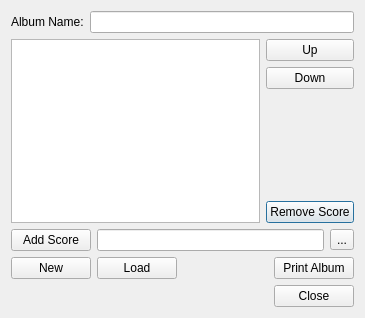
<?xml version="1.0" encoding="UTF-8"?>
<ui version="4.0">
 <class>AlbumManager</class>
 <widget class="QDialog" name="AlbumManager">
  <property name="geometry">
   <rect>
    <x>0</x>
    <y>0</y>
    <width>365</width>
    <height>318</height>
   </rect>
  </property>
  <property name="windowTitle">
   <string>MuseScore: Album Manager</string>
  </property>
  <layout class="QVBoxLayout" name="verticalLayout">
   <item>
    <layout class="QHBoxLayout" name="horizontalLayout_3">
     <property name="topMargin">
      <number>0</number>
     </property>
     <item>
      <widget class="QLabel" name="label">
       <property name="text">
        <string>Album Name:</string>
       </property>
      </widget>
     </item>
     <item>
      <widget class="QLineEdit" name="albumName">
       <property name="toolTip">
        <string>album name</string>
       </property>
      </widget>
     </item>
    </layout>
   </item>
   <item>
    <layout class="QGridLayout" name="gridLayout">
     <item row="4" column="1">
      <spacer name="verticalSpacer">
       <property name="orientation">
        <enum>Qt::Vertical</enum>
       </property>
       <property name="sizeHint" stdset="0">
        <size>
         <width>20</width>
         <height>40</height>
        </size>
       </property>
      </spacer>
     </item>
     <item row="5" column="1">
      <widget class="QPushButton" name="remove">
       <property name="toolTip">
        <string>remove current score</string>
       </property>
       <property name="text">
        <string>Remove Score</string>
       </property>
      </widget>
     </item>
     <item row="2" column="0" rowspan="4">
      <widget class="QListWidget" name="scoreList">
       <property name="toolTip">
        <string>score list</string>
       </property>
      </widget>
     </item>
     <item row="3" column="1">
      <widget class="QPushButton" name="down">
       <property name="toolTip">
        <string>move current score down in list</string>
       </property>
       <property name="text">
        <string>Down</string>
       </property>
      </widget>
     </item>
     <item row="2" column="1">
      <widget class="QPushButton" name="up">
       <property name="toolTip">
        <string>move current score up in list</string>
       </property>
       <property name="text">
        <string>Up</string>
       </property>
      </widget>
     </item>
    </layout>
   </item>
   <item>
    <layout class="QHBoxLayout" name="horizontalLayout">
     <item>
      <widget class="QPushButton" name="add">
       <property name="text">
        <string>Add Score</string>
       </property>
      </widget>
     </item>
     <item>
      <widget class="QLineEdit" name="scoreName">
       <property name="toolTip">
        <string>path to new score you want to add</string>
       </property>
      </widget>
     </item>
     <item>
      <widget class="QToolButton" name="fileDialog">
       <property name="toolTip">
        <string>open file manager</string>
       </property>
       <property name="text">
        <string>...</string>
       </property>
      </widget>
     </item>
    </layout>
   </item>
   <item>
    <layout class="QHBoxLayout" name="horizontalLayout_2">
     <property name="topMargin">
      <number>0</number>
     </property>
     <item>
      <widget class="QPushButton" name="createNew">
       <property name="toolTip">
        <string>create new album</string>
       </property>
       <property name="text">
        <string>New</string>
       </property>
      </widget>
     </item>
     <item>
      <widget class="QPushButton" name="load">
       <property name="toolTip">
        <string>load an existing album</string>
       </property>
       <property name="text">
        <string>Load</string>
       </property>
      </widget>
     </item>
     <item>
      <spacer name="horizontalSpacer">
       <property name="orientation">
        <enum>Qt::Horizontal</enum>
       </property>
       <property name="sizeHint" stdset="0">
        <size>
         <width>40</width>
         <height>20</height>
        </size>
       </property>
      </spacer>
     </item>
     <item>
      <widget class="QPushButton" name="print">
       <property name="text">
        <string>Print Album</string>
       </property>
      </widget>
     </item>
    </layout>
   </item>
   <item>
    <widget class="QDialogButtonBox" name="buttonBox">
     <property name="orientation">
      <enum>Qt::Horizontal</enum>
     </property>
     <property name="standardButtons">
      <set>QDialogButtonBox::Close</set>
     </property>
    </widget>
   </item>
  </layout>
 </widget>
 <resources/>
 <connections>
  <connection>
   <sender>buttonBox</sender>
   <signal>accepted()</signal>
   <receiver>AlbumManager</receiver>
   <slot>accept()</slot>
   <hints>
    <hint type="sourcelabel">
     <x>248</x>
     <y>254</y>
    </hint>
    <hint type="destinationlabel">
     <x>157</x>
     <y>274</y>
    </hint>
   </hints>
  </connection>
  <connection>
   <sender>buttonBox</sender>
   <signal>rejected()</signal>
   <receiver>AlbumManager</receiver>
   <slot>reject()</slot>
   <hints>
    <hint type="sourcelabel">
     <x>316</x>
     <y>260</y>
    </hint>
    <hint type="destinationlabel">
     <x>286</x>
     <y>274</y>
    </hint>
   </hints>
  </connection>
 </connections>
</ui>
